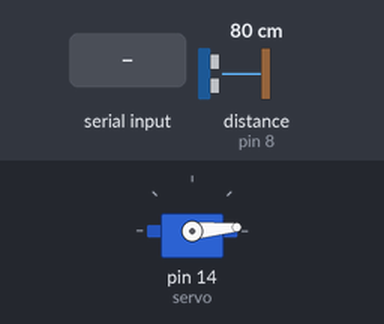
Simulated run of this sketch. Board: Arduino Uno, built with avr-gcc and run on an emulated ATmega328P. Shown: servo. Wiring (inferred from the names in the program): ultrasonic range finder: trigger pin 9; echo pin 8. The test bench sets the inputs (shaded band); at power-on: distance to the obstacle (sensor on pin 8) 80 cm. The echo pulse lasts 58.3 µs per cm; what the sketch prints to the serial monitor is not drawn.

Above: at 1.2 s.
1.3 s: byte 30 received over Serial
At 1.8 s:
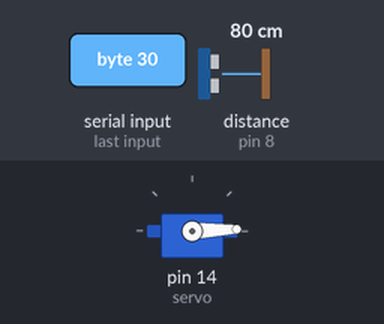
2.8 s: byte 90 received over Serial
At 4.0 s:
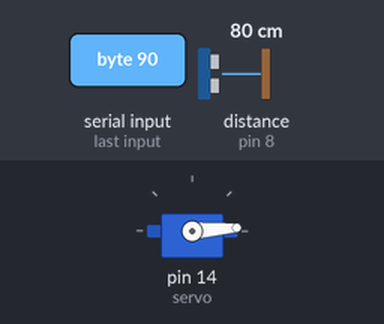
Timing chart, 0 to 5.8 s (numbered marks = the images above; inputs shaded):
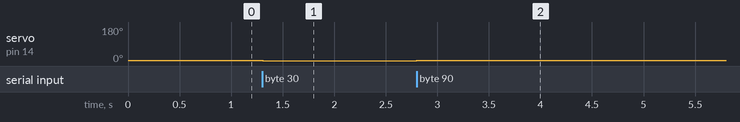

Measured:
- after the input at 1.3 s, servo on pin 14 (servo): 5° → 2° at once
- after the input at 2.8 s, servo on pin 14 (servo): 2° → 4° at once

The sketch:

ultrasonico_servo.ino
```cpp
#include <Servo.h>
Servo servo;

int matlabDato=0;
int pos = 0;
int distancia;
long tiempo;
int trigPin = 9;
int echoPin = 8;

void setup(){
  Serial.begin(9600);
  pinMode(trigPin, OUTPUT); /*activación del pin 9 como salida: para el pulso ultrasónico*/
  pinMode(echoPin, INPUT); /*activación del pin 8 como entrada: tiempo del rebote del ultrasonido*/
  servo.attach(14);
  servo.write(5);}

void loop(){
  ULTRASONICO();
  giro();
}

void ULTRASONICO(){
  digitalWrite(trigPin,LOW); /* Por cuestión de estabilización del sensor*/
  delayMicroseconds(2);
  digitalWrite(trigPin, HIGH); /* envío del pulso ultrasónico*/
  delayMicroseconds(10);
  digitalWrite(trigPin,LOW);
  tiempo=pulseIn(echoPin, HIGH); // Función para medir la longitud del pulso entrante.
  distancia= int((tiempo/2)/29); /*fórmula para calcular la distancia obteniendo un valor entero*/
  Serial.println(distancia);
  //delay(50);
}

void giro(){
  matlabDato=Serial.read();
  if(matlabDato > 25 && pos <=160){
    pos += 2;
    servo.write(pos);
    delay(10);}
  else if(matlabDato < 25 && pos >= 5){
    pos -= 2;
    servo.write(pos);
    delay(10);}}
```
